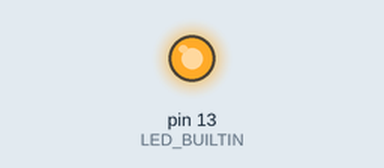
Bench run of a sketch on a simulated Arduino Uno, built with avr-gcc and run on an emulated ATmega328P. Parts: output pins drawn as LEDs (lit = HIGH). What the sketch prints to the serial monitor is not drawn.

Above: at 2.6 s.
At 4.0 s:
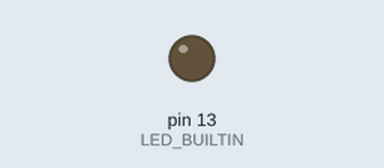
Timing chart, 0 to 8.8 s (numbered marks = the images above):
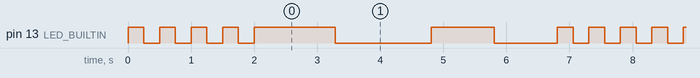

Measured:
- by itself, pin 13 (LED_BUILTIN): repeats every 6.8 s: 3 × (LOW 0.25 s, HIGH 0.25 s), LOW 0.25 s, HIGH 1.3 s, LOW 1.5 s, HIGH 1.0 s, LOW 1.0 s, HIGH 0.25 s
- by itself, everything shown: repeats every 6.8 s, in 12 steps

The sketch:

0sx_labo_01.ino
```cpp
int valMax = 255;
int valMin = 0;
int nbFois = 4;
int tempsA = 250;
int tempsB = 10;
int compteur = 0;
int brightness = 0;

enum State {
  Clignotement,
  Variation,
  Etat
};

State state = Clignotement;

void etatcligno() {
  if (compteur < nbFois) {
    digitalWrite(LED_BUILTIN, HIGH);
    delay(tempsA);
    digitalWrite(LED_BUILTIN, LOW);
    delay(tempsA);
    compteur++;
  } else {
    compteur = 0;
    brightness = valMax;
    state = Variation;
    Serial.println("Variation - 2349185");
  }
}

void etatvari() {
  analogWrite(LED_BUILTIN, brightness);
  delay(tempsB);

  brightness--;

  if (brightness <= valMin) {
    brightness = valMin;
    state = Etat;
    Serial.println("Allume - 2349185");
  }
}


void etatLumi() {
  digitalWrite(LED_BUILTIN, LOW);
  delay(250);

  digitalWrite(LED_BUILTIN, HIGH);
  delay(1000);

  digitalWrite(LED_BUILTIN, LOW);
  delay(1000);

  state = Clignotement;
  Serial.println("Clignotement - 2349185");
}

void setup() {
  pinMode(LED_BUILTIN, OUTPUT);
  Serial.begin(9600);
  Serial.println("Clignotement - 2349185");
}


void loop() {
  switch (state) {
    case Clignotement:
      etatcligno();
      break;

    case Variation:
      etatvari();
      break;

    case Etat:
      etatLumi();
      break;
  }
}
```
